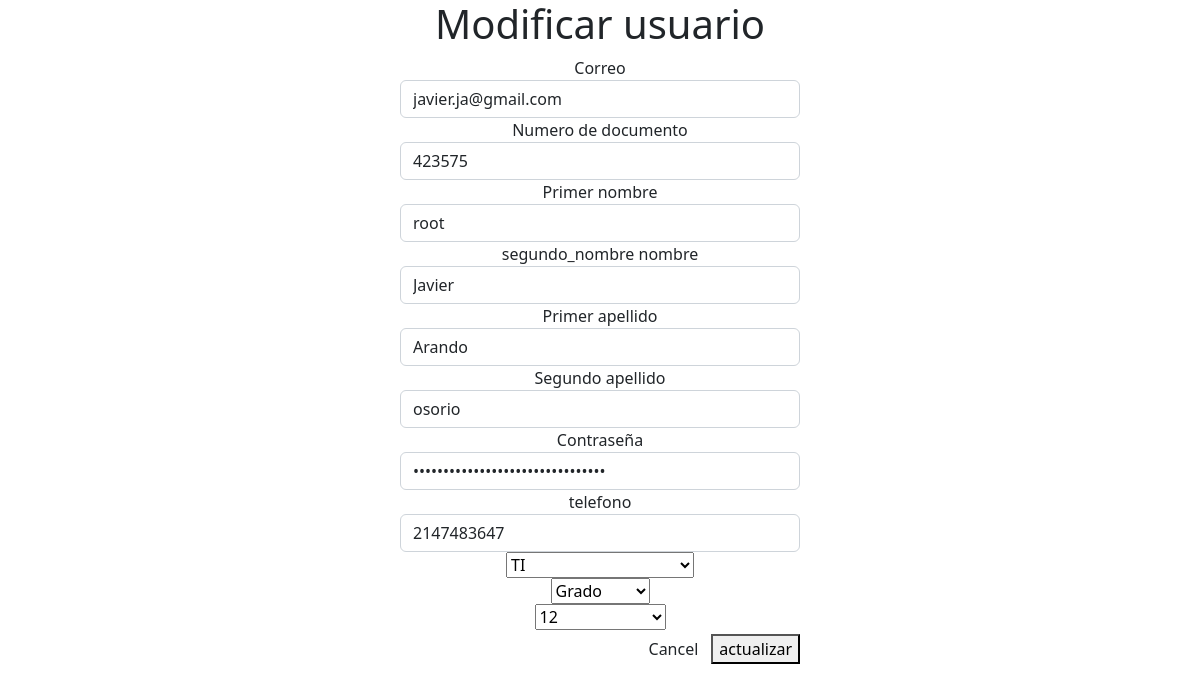
/htmls/menu/modulo/administracion/modificar.php?id=423575, run on the app's committed database.
### tables this page shows
CREATE TABLE IF NOT EXISTS `usuario` (
  `doc` int NOT NULL,
  `correo` varchar(60) NOT NULL,
  `primer_nombre` varchar(45) NOT NULL,
  `segundo_nombre` varchar(45) NOT NULL,
  `primer_apellido` varchar(45) NOT NULL,
  `segundo_apellido` varchar(45) NOT NULL,
  `clave` text NOT NULL,
  `cel` int NOT NULL,
  `tipo_docu` varchar(20) NOT NULL,
  `grado` varchar(20) NOT NULL,
  `fk_rol` varchar(20) NOT NULL,
  PRIMARY KEY (`doc`),
  KEY `fk_rol` (`fk_rol`)
);

### htmls/menu/modulo/administracion/modificar.php (the view, shortened to what this page needs)
<?php
include('db.php');
$id = $_GET['id'];
$sql = $conn->query("SELECT * FROM usuario WHERE doc=$id");
?>
<!doctype html>
<html lang="en">
<head>
    <link href="https://cdn.jsdelivr.net/npm/bootstrap@5.2.1/dist/css/bootstrap.min.css" rel="stylesheet"
>
</head>
<body>
    <center>
        <div class="col-4">
            <div class="row-5">
                <main>
                    <form method="post">
                        <h1>Modificar usuario</h1>
                        <?php
                        include('controlador/controlar.php');
                        while ($dato = $sql->fetch_object()) { ?>
                            <div class="form-group">
                                <label>Correo</label>
                                <input type="email" name="email" class="form-control" value="<?= $dato->correo ?>">
                            </div>
                            <div class="form-group">
                                <label>Numero de documento</label>
                                <input type="number" name="doc" class="form-control" value="<?= $dato->doc ?>">
                            </div>
                            <div class="modal-body">
                                <div class="form-group">
                                    <label>Primer nombre</label>
                                    <input type="text" name="nam" class="form-control" value="<?= $dato->primer_nombre ?>">
                                </div>
                                <div class="form-group">
                                    <label>segundo_nombre nombre</label>
                                    <input type="text" name="nam2" class="form-control"
                                        value="<?= $dato->segundo_nombre ?>">
                                </div>
                                <div class="form-group">
                                    <label>Primer apellido</label>
                                    <input type="text" name="ape" class="form-control"
                                        value="<?= $dato->primer_apellido ?>">
                                </div>
                                <div class="form-group">
                                    <label>Segundo apellido</label>
                                    <input type="text" name="ape2" class="form-control"
                                        value="<?= $dato->segundo_apellido ?>">
                                </div>
                                <div class="form-group">
                                    <label>Contraseña</label>
                                    <input type="password" name="pass" class="form-control" value="<?= $dato->clave ?>">
                                </div>
                                <div class="form-group">
                                    <label>telefono</label>
                                    <input type="number" name="cel" class="form-control" value="<?= $dato->cel ?>">
                                </div>
                                <div class="input-text" require>
                                    <select id="Grado" name="tipo">
                                        <option values="">
                                            <?= $dato->tipo_docu ?>
                                        </option>
                                    </select>
                                </div>
                                <div class="input-text" require>
                                    <select id="Grado" name="grado">
                                        <option>
                                            <?= $dato->grado ?>
                                        </option>
                                    </select>
                                </div>
                                <div class="input-text">
                                    <select name="cate">
                                        <option value="">
                                            <?= $dato->fk_rol ?>
                                        </option>
                                    </select>
                                </div>
                            <?php }
                        ?>
                            <div class="modal-footer">
                                <input type="button" class="btn btn-default" data-dismiss="modal" value="Cancel">
                                <button type="submit" name="enviar">actualizar</button>
                            </div>
                    </form>
                </main>
            </div>
        </div>
    </center>
</body>
</html>

### data on the page
usuario: email "javier.ja@gmail.com", doc "423575", nam "root", nam2 "Javier", ape "Arando", ape2 "osorio", cel "2147483647", tipo "TI", grado "Grado", cate "12"
